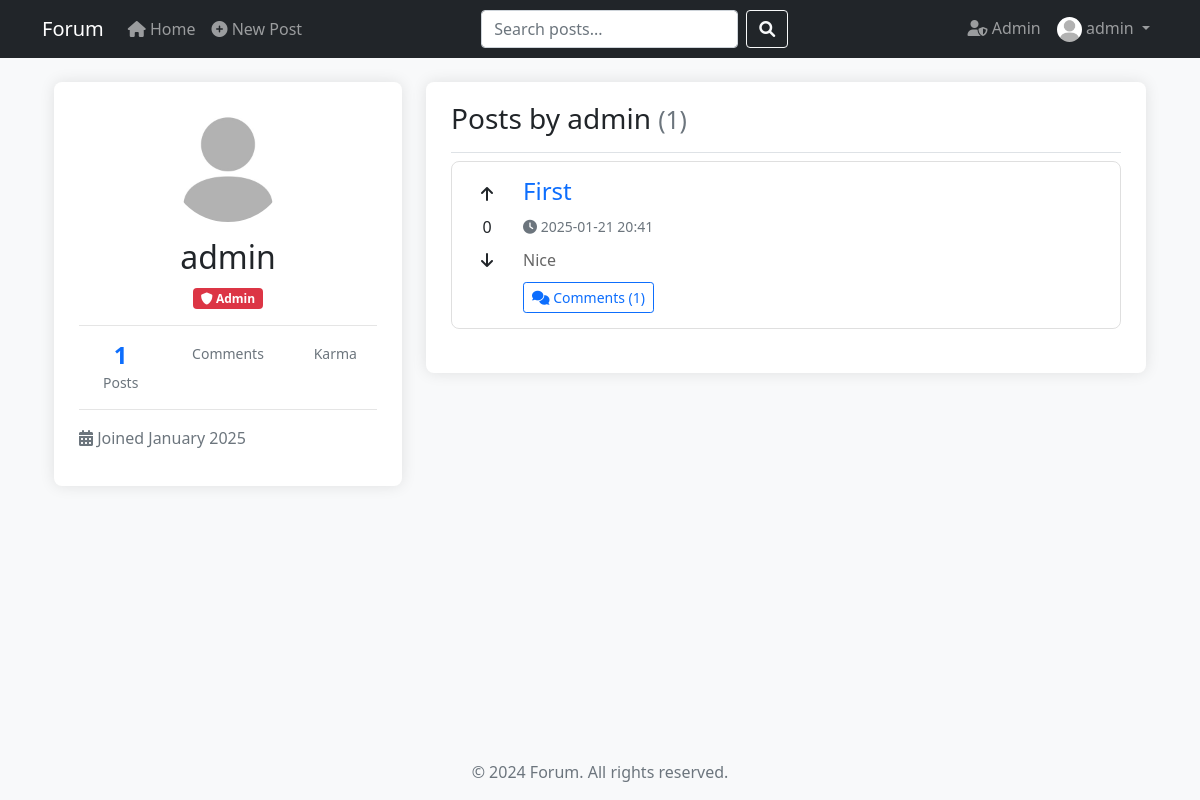
The app's page /user/admin (signed in) with its own data.
### ICT/models.py (models this page shows, shortened)
class User(db.Model, UserMixin):
    id = db.Column(db.Integer, primary_key=True)
    username = db.Column(db.String(20), unique=True, nullable=False)
    email = db.Column(db.String(120), unique=True, nullable=False)
    image_file = db.Column(db.String(20), nullable=False, default='default.jpg')
    password = db.Column(db.String(60), nullable=False)
    bio = db.Column(db.Text, nullable=True)
    is_admin = db.Column(db.Boolean, default=False)
    date_joined = db.Column(db.DateTime, nullable=False, default=datetime.utcnow)
    posts = db.relationship('Post', backref='author', lazy=True, cascade='all, delete-orphan')
    comments = db.relationship('Comment', backref='author', lazy=True, cascade='all, delete-orphan')
    votes = db.relationship('Vote', backref='user', lazy=True, cascade='all, delete-orphan')

class Post(db.Model):
    id = db.Column(db.Integer, primary_key=True)
    title = db.Column(db.String(100), nullable=False)
    date_posted = db.Column(db.DateTime, nullable=False, default=datetime.utcnow)
    content = db.Column(db.Text, nullable=False)
    user_id = db.Column(db.Integer, db.ForeignKey('user.id'), nullable=False)
    draft = db.Column(db.Boolean, default=False)  # Add this line
    comments = db.relationship('Comment', backref='post', lazy=True, cascade='all, delete-orphan')
    votes = db.relationship('Vote', backref='post', lazy=True, cascade='all, delete-orphan')
    def get_vote_count(self):
        return sum(vote.value for vote in self.votes)

### ICT/routes.py (the view)
@main.route("/user/<string:username>")
def user_posts(username):
    page = request.args.get('page', 1, type=int)
    user = User.query.filter_by(username=username).first_or_404()
    posts = Post.query.filter_by(author=user)\
        .order_by(Post.date_posted.desc())\
        .paginate(page=page, per_page=5)
    return render_template('user_posts.html', posts=posts, user=user)

### ICT/models.py (called while the page is built)
@login_manager.user_loader
def load_user(user_id):
    return User.query.get(int(user_id))

### ICT/templates/user_posts.html (shortened to what this page needs)
{% extends "base.html" %}
{% block additional_css %}
<link rel="stylesheet" href="{{ url_for('static', filename='css/user_posts.css') }}">
{% endblock %}
{% block content %}
<div class="container">
    <div class="row">
        <div class="col-md-4">
            <div class="content-section user-info">
                <div class="text-center mb-3">
                    <img class="rounded-circle profile-img"
                         src="{{ url_for('static', filename='uploads/profile_pics/' + user.image_file) }}"
                         alt="{{ user.username }}'s profile picture">
                    <h2 class="mt-3">{{ user.username }}</h2>
                    {% if user.is_admin %}
                    <span class="badge bg-danger">
                        <i class="fas fa-shield-alt"></i> Admin
                    </span>
                    {% endif %}
                </div>
                <div class="stats-section">
                    <div class="row text-center">
                        <div class="col">
                            <h4>{{ posts.total }}</h4>
                            <small class="text-muted">Posts</small>
                        </div>
                        <div class="col">
                            <small class="text-muted">Comments</small>
                        </div>
                        <div class="col">
                            <small class="text-muted">Karma</small>
                        </div>
                    </div>
                </div>
                <div class="user-details mt-3">
                    <p class="text-muted">
                        <i class="fas fa-calendar-alt"></i>
                        Joined {{ user.date_joined.strftime('%B %Y') }}
                    </p>
                </div>
            </div>
        </div>
        <div class="col-md-8">
            <div class="content-section">
                <h3 class="border-bottom pb-3">
                    Posts by {{ user.username }}
                    <small class="text-muted">({{ posts.total }})</small>
                </h3>
                {% if posts.items %}
                    {% for post in posts.items %}
                    <article class="post-card mb-4">
                        <div class="d-flex">
                            <div class="vote-buttons text-center me-3">
                                <div id="upvote-{{ post.id }}"
                                     class="vote-button {% if post.user_vote_value == 1 %}active{% endif %}"
                                     onclick="handleVote('{{ post.id }}', 'up')">
                                    <i class="fas fa-arrow-up"></i>
                                </div>
                                <div id="vote-count-{{ post.id }}" class="my-1">
                                    {{ post.get_vote_count() }}
                                </div>
                                <div id="downvote-{{ post.id }}"
                                     class="vote-button {% if post.user_vote_value == -1 %}active{% endif %}"
                                     onclick="handleVote('{{ post.id }}', 'down')">
                                    <i class="fas fa-arrow-down"></i>
                                </div>
                            </div>
                            <div class="flex-grow-1">
                                <h4>
                                    <a href="{{ url_for('main.post', post_id=post.id) }}"
                                       class="text-decoration-none">
                                        {{ post.title }}
                                    </a>
                                </h4>
                                <div class="post-metadata">
                                    <small class="text-muted">
                                        <i class="fas fa-clock"></i>
                                        {{ post.date_posted.strftime('%Y-%m-%d %H:%M') }}
                                    </small>
                                </div>
                                <p class="post-preview">
                                    {{ post.content[:200] + '...' if post.content|length > 200 else post.content }}
                                </p>
                                <div class="post-footer">
                                    <a href="{{ url_for('main.post', post_id=post.id) }}"
                                       class="btn btn-outline-primary btn-sm">
                                        <i class="fas fa-comments"></i>
                                        Comments ({{ post.comments|length }})
                                    </a>
                                </div>
                            </div>
                        </div>
                    </article>
                    {% endfor %}
                {% else %}
                    <div class="text-center text-muted mt-4">
                        <i class="fas fa-file-alt fa-3x mb-3"></i>
                        <p>No posts yet.</p>
                    </div>
                {% endif %}
            </div>
        </div>
    </div>
</div>
{% endblock %}

### ICT/templates/layout.html (shortened to what this page needs)
<nav class="navbar navbar-expand-lg navbar-dark bg-dark">
    <div class="container">
        <a class="navbar-brand" href="{{ url_for('main.home') }}">Forum</a>
        <div class="collapse navbar-collapse" id="navbarNavDropdown">
            <ul class="navbar-nav me-auto">
                <li class="nav-item">
                    <a class="nav-link {{ 'active' if request.endpoint == 'main.home' }}" href="{{ url_for('main.home') }}">
                        <i class="fas fa-home"></i> Home
                    </a>
                </li>
                {% if current_user.is_authenticated %}
                    <li class="nav-item">
                        <a class="nav-link {{ 'active' if request.endpoint == 'main.new_post' }}" href="{{ url_for('main.new_post') }}">
                            <i class="fas fa-plus-circle"></i> New Post
                        </a>
                    </li>
                {% endif %}
            </ul>
            <form class="d-flex mx-auto" action="{{ url_for('main.search') }}" method="get">
                <input class="form-control me-2" type="search" placeholder="Search posts..." name="q" aria-label="Search" value="{{ request.args.get('q', '') }}">
                <button class="btn btn-outline-light" type="submit">
                    <i class="fas fa-search"></i>
                </button>
            </form>
            <ul class="navbar-nav ms-auto">
                {% if current_user.is_authenticated %}
                    {% if current_user.is_admin %}
                        <li class="nav-item">
                            <a class="nav-link {{ 'active' if request.endpoint == 'main.admin' }}" href="{{ url_for('main.admin') }}">
                                <i class="fas fa-user-shield"></i> Admin
                            </a>
                        </li>
                    {% endif %}
                    <li class="nav-item dropdown">
                        <a class="nav-link dropdown-toggle" href="#" id="navbarDropdown" role="button" data-bs-toggle="dropdown" aria-expanded="false">
                            <img src="{{ url_for('static', filename='uploads/profile_pics/' + current_user.image_file) }}"
                                 class="rounded-circle"
                                 alt="Profile picture"
                                 style="width: 25px; height: 25px; object-fit: cover;">
                            {{ current_user.username }}
                        </a>
                    </li>
                {% endif %}
            </ul>
        </div>
    </div>
</nav>

### ICT/static/css/main.css (style rules this page uses)
body { background-color: #f8f9fa; min-height: 100vh; display: flex; flex-direction: column; }
.post-card { transition: transform 0.2s; margin-bottom: 20px; }
.vote-button { cursor: pointer; transition: color 0.2s; }
.content-section { background: #ffffff; padding: 20px; border-radius: 3px; margin-bottom: 20px; box-shadow: 0 2px 4px rgba(0,0,0,0.1); }

### ICT/static/css/user_posts.css (style rules this page uses)
.content-section { background: white; padding: 20px 25px; border-radius: 8px; box-shadow: 0 0 15px rgba(0,0,0,0.1); margin-bottom: 20px; }
.user-info { position: sticky; top: 20px; }
.profile-img { width: 120px; height: 120px; object-fit: cover; }
.stats-section { padding: 15px 0; border-top: 1px solid rgba(0,0,0,.1); border-bottom: 1px solid rgba(0,0,0,.1); margin: 15px 0; }
.stats-section h4 { margin: 0; font-weight: 600; color: #0d6efd; }
.vote-button { cursor: pointer; padding: 5px; transition: color 0.2s ease; }
.vote-buttons { min-width: 40px; }
.post-card { padding: 15px; border: 1px solid rgba(0,0,0,.125); border-radius: 8px; transition: transform 0.2s; }
.post-metadata { margin-bottom: 10px; }
.post-preview { color: #666; margin-bottom: 10px; }

### records on screen
User: image_file (placeholder picture), username "admin", date_joined "January 2025"
Post: get_vote_count "0", title "First", date_posted "2025-01-21 20:41", content "Nice", comments|length "1"

### other values on screen
{{ posts.total }} "1"
